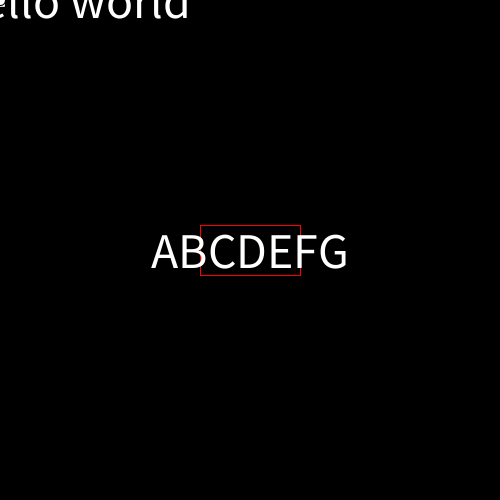
Frame 1 (no input)
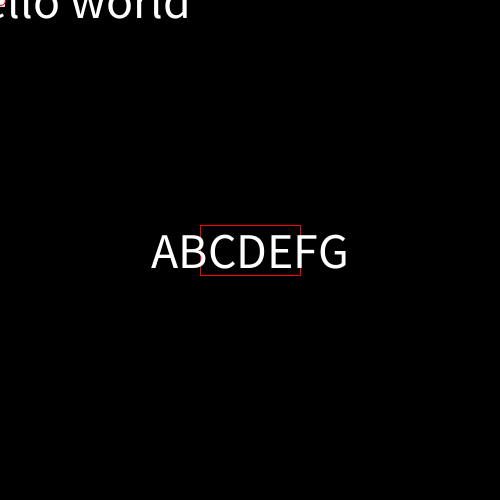
Frame 60 (the mouse pressed at the canvas centre just before this capture)
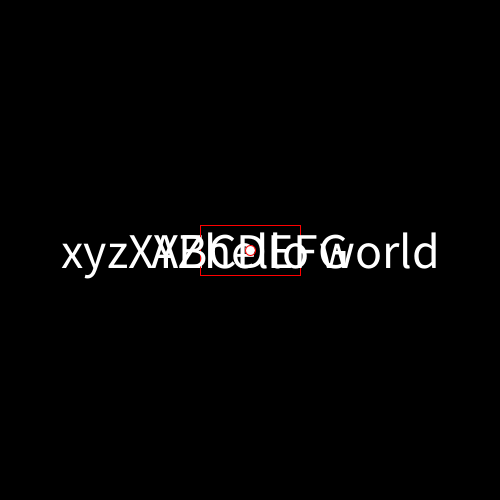
Frame 120 (the mouse held since frame 60 and released just before this capture)

The Processing sketch that drew these frames (run headless with seeded random() and noise(); from frame 60 on, the mouse is pressed at the canvas centre):

// Processing sketch: step01_1_textAlign_vs_text_in_center
// ── step01_1_textAlign_vs_text_in_center.pde
//Q1: 如何讓字型的座標x,y是在字的中心,不要在左下角
void setup(){//frame 0
  size(500,500);//只能用在 void setup()第1行, 其他地方無效
  rectMode(CENTER);//Ancher
  textAlign(CENTER,CENTER);
  textSize(50);
}
void draw(){//frame 0,1,2,3....
  background(0);
  text("xyzXYZhello world", mouseX,mouseY);
  ellipse(mouseX,mouseY, 10,10);
  stroke(255,0,0); noFill(); rect(width/2, height/2, 100,50);
  fill(255); text("ABCDEFG", width/2,height/2);
}
